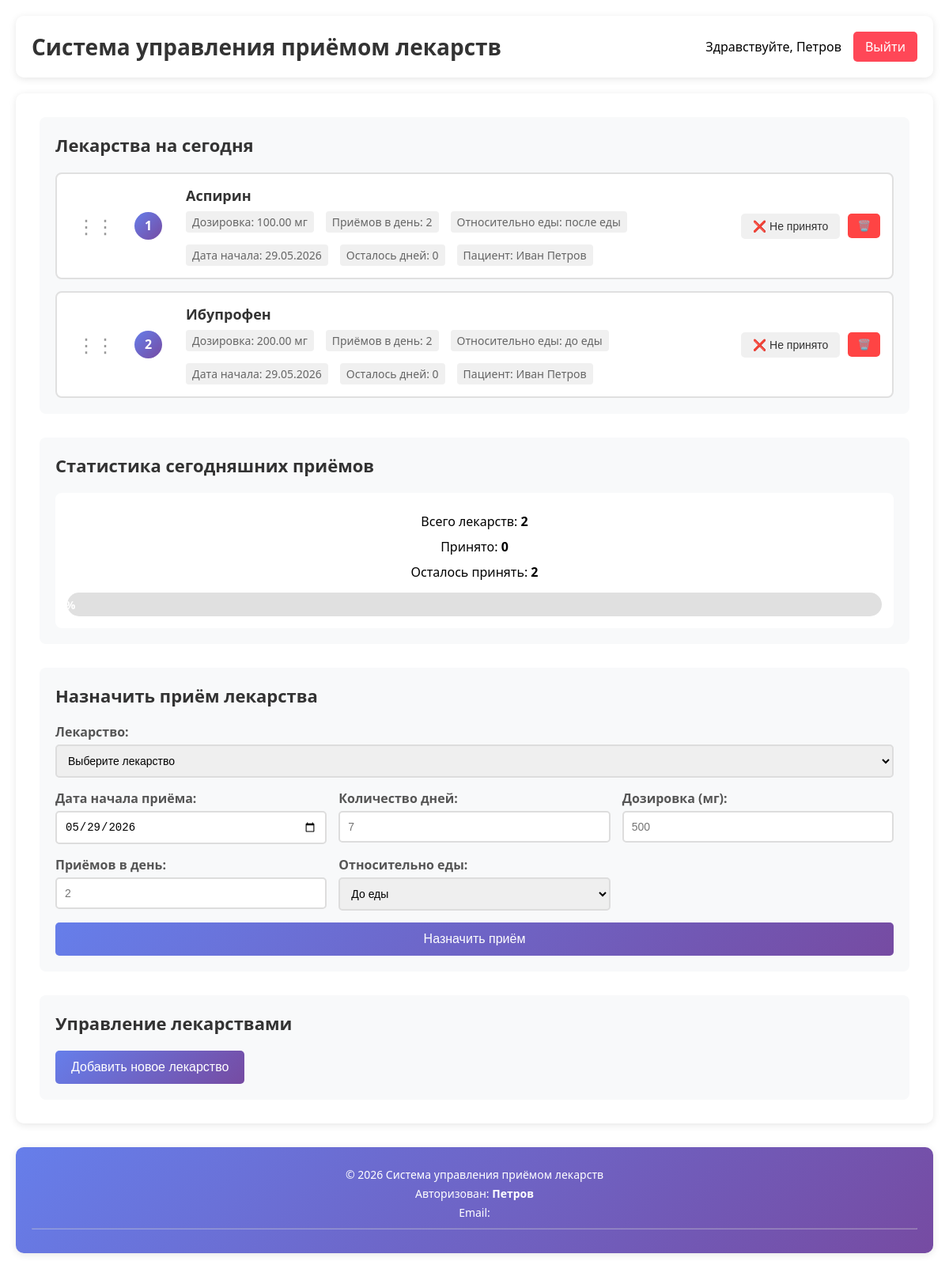
Screenshot of /public/ (signed in) with the database file from the repository.
### tables this page shows
CREATE TABLE `appointments` (
  `id` int(11) NOT NULL,
  `medicine_id` int(11) NOT NULL,
  `user_id` int(11) NOT NULL,
  `dosage` decimal(5,2) NOT NULL,
  `quantity_of_day` int(11) NOT NULL,
  `time_of_use` enum('до еды','во время еды','после еды','не зависит от еды') NOT NULL DEFAULT 'не зависит от еды',
  `start_date` date NOT NULL,
  `end_date` date DEFAULT NULL,
  `days` int(11) NOT NULL
);

CREATE TABLE `medicines` (
  `id` int(11) NOT NULL,
  `name` varchar(100) NOT NULL
);

CREATE TABLE `users` (
  `id` int(11) NOT NULL,
  `name` varchar(100) NOT NULL,
  `last_name` varchar(50) NOT NULL,
  `email` varchar(100) NOT NULL,
  `password` varchar(255) NOT NULL
);

### controllers/AuthController.php (called while the page is built, shortened)
<?php
require_once __DIR__ . '/../models/User.php';
class AuthController {
    private $userModel;
    public function __construct() {
        $this->userModel = new User();
    }
    public function checkAuth() {
        return $this->userModel->getCurrentUser();
    }
}

### models/User.php (called while the page is built, shortened)
<?php
class User {
    public function getById($id) {
        $sql = "SELECT id, name, last_name, email FROM users WHERE id = :id";
        return OneFetch($sql, ['id' => $id]);
    }
    public function getCurrentUser() {
        if (isset($_SESSION['user_id'])) {
            return $this->getById($_SESSION['user_id']);
        }
        return null;
    }
}
?>

### core/DataBase.php (called while the page is built, shortened)
<?php
require_once 'dbconn.php';
class DataBase
{
    private static $instance = null;
    private $pdo;
    private function __construct()
    {
        global $pdo;
        $this->pdo = $pdo;
    }
    public static function getInstance()
    {
        if (self::$instance === null) {
            self::$instance = new DataBase();
        }
        return self::$instance;
    }
    public function getOnceFetch($sql, $params = [])
    {
        $stmt = $this->pdo->prepare($sql);
        $stmt->execute($params);
        return $stmt->fetch();
    }
    public function getAllFetch($sql, $params = [])
    {
        $stmt = $this->pdo->prepare($sql);
        $stmt->execute($params);
        return $stmt->fetchAll();
    }
    public function execute($sql, $params = [])
    {
        $stmt = $this->pdo->prepare($sql);
        return $stmt->execute($params);
    }
    public static function OneFetch($sql, $params = [])
    {
        return self::getInstance()->getOnceFetch($sql, $params);
    }
    public static function AllFetch($sql, $params = [])
    {
        return self::getInstance()->getAllFetch($sql, $params);
    }
}

### core/dbfunc.php (called while the page is built, shortened)
<?php
require_once __DIR__ . '/DataBase.php';
function OneFetch($sql, $params = []) {
    return DataBase::OneFetch($sql, $params);
}
function AllFetch($sql, $params = []) {
    return DataBase::AllFetch($sql, $params);
}

### models/Medicine.php (called while the page is built, shortened)
<?php
class Medicine
{
    public function getTodayMedicines($userId = null)
    {
        $userId = $userId ?? ($_SESSION['user_id'] ?? 0);
        $sql = "SELECT a.*, m.name as medicine_name,
                       u.name as user_name, u.last_name,
                       DATEDIFF(CURDATE(), a.start_date) as days_passed,
                       GREATEST(0, a.days - DATEDIFF(CURDATE(), a.start_date)) as days_remaining
                FROM appointments a
                JOIN medicines m ON a.medicine_id = m.id
                JOIN users u ON a.user_id = u.id
                WHERE a.user_id = :user_id
                AND a.start_date <= CURDATE()
                AND DATE_ADD(a.start_date, INTERVAL a.days DAY) >= CURDATE()
                ORDER BY a.id";
        return AllFetch($sql, ['user_id' => $userId]);
    }
}

### views/medicines/index.php (the view, shortened to what this page needs)
<div class="medicines-container">
    <div class="section">
        <h2>Лекарства на сегодня</h2>
        <div class="medicines-list" id="medicinesList">
            <?php if (empty($medicines)): ?>
                <div class="empty-state">Нет назначенных лекарств на сегодня</div>
            <?php else: ?>
                <?php foreach ($medicines as $index => $medicine): ?>
                    <div class="medicine-item" data-id="<?= $medicine['id'] ?>" data-order="<?= $index ?>">
                        <div class="drag-handle">⋮⋮</div>
                        <div class="order-number"><?= $index + 1 ?></div>
                        <div class="medicine-info">
                            <strong><?= htmlspecialchars($medicine['medicine_name']) ?></strong>
                            <div class="medicine-details">
                                <span>Дозировка: <?= htmlspecialchars($medicine['dosage']) ?> мг</span>
                                <span>Приёмов в день: <?= htmlspecialchars($medicine['quantity_of_day']) ?></span>
                                <span>Относительно еды: <?= htmlspecialchars($medicine['time_of_use']) ?></span>
                                <span>Дата начала: <?= date('d.m.Y', strtotime($medicine['start_date'])) ?></span>
                                <span>Осталось дней: <?= htmlspecialchars($medicine['days_remaining']) ?></span>
                                <span>Пациент: <?= htmlspecialchars($medicine['user_name']) ?> <?= htmlspecialchars($medicine['last_name']) ?></span>
                            </div>
                        </div>
                        <div class="medicine-actions">
                            <button class="btn-taken" data-id="<?= $medicine['id'] ?>">
                                <span class="taken-status">❌ Не принято</span>
                            </button>
                            <form method="POST" action="<?= BASE_URL ?>/delete-appointment" class="inline-form" onsubmit="return confirm('Удалить назначение?')">
                                <button type="submit" class="btn-delete">🗑️</button>
                            </form>
                        </div>
                    </div>
                <?php endforeach; ?>
            <?php endif; ?>
        </div>
    </div>
    <div class="section">
        <h2>Статистика сегодняшних приёмов</h2>
        <div class="statistics">
            <p>Всего лекарств: <strong id="totalCount"><?= count($medicines) ?></strong></p>
            <p>Принято: <strong id="takenCount">0</strong></p>
            <p>Осталось принять: <strong id="remainingCount">0</strong></p>
            <div class="progress-bar">
                <div class="progress-fill" id="progressFill">0%</div>
            </div>
        </div>
    </div>
    <div class="section">
        <h2>Назначить приём лекарства</h2>
        <form method="POST" action="<?= BASE_URL ?>/add-appointment" class="form">
            <div class="form-group" id ="CreateNewMedicine" >
                <label for="medicine_id">Лекарство:</label>
                <select id="medicine_id" name="medicine_id" required>
                    <option value="">Выберите лекарство</option>
                </select>
            </div>
            <div class="form-row">
                <div class="form-group">
                    <label for="start_date">Дата начала приёма:</label>
                    <input type="date" id="start_date" name="start_date" required value="<?= date('Y-m-d') ?>">
                </div>
                <div class="form-group">
                    <label for="days">Количество дней:</label>
                    <input type="number" id="days" name="days" step="1" min="1" required placeholder="7">
                </div>
                <div class="form-group">
                    <label for="dosage">Дозировка (мг):</label>
                    <input type="number" id="dosage" name="dosage" step="0.01" min="0.01" required placeholder="500">
                </div>
            </div>
            <div class="form-row">
                <div class="form-group">
                    <label for="quantity_of_day">Приёмов в день:</label>
                    <input type="number" id="quantity_of_day" name="quantity_of_day" step="1" min="1" required placeholder="2">
                </div>
                <div class="form-group">
                    <label for="time_of_use">Относительно еды:</label>
                    <select id="time_of_use" name="time_of_use" required>
                        <option value="до еды">До еды</option>
                    </select>
                </div>
            </div>
            <button type="submit" class="btn-primary">Назначить приём</button>
        </form>
    </div>
    <div class="section">
        <h2>Управление лекарствами</h2>
        <button type="button" id="showAddMedicineBtn" class="btn-primary">Добавить новое лекарство</button>
    </div>
</div>

### public/index.php (shortened to what this page needs)
<?php
require_once __DIR__ . '/../controllers/MedicineController.php';
require_once __DIR__ . '/../controllers/AuthController.php';
$request_uri = $_SERVER['REQUEST_URI'];
$base_path = '/medicines/public';
if (strpos($request_uri, $base_path) === 0) {
    $request_uri = substr($request_uri, strlen($base_path));
}
if (empty($request_uri) || $request_uri == '/' || $request_uri == '/index.php') {
    $request_uri = '/';
}
$controller = new MedicineController();
$controller->decrementDays();
if ($request_uri == '/') {
    $controller->index();
}
elseif ($request_uri == '/logout') {
    $auth = new AuthController();
    $auth->logout();
}
elseif ($request_uri == '/add-medicine') {
    $controller->addMedicine();
}
elseif ($request_uri == '/add-appointment') {
    $controller->addAppointment();
}
elseif ($request_uri == '/delete-medicine') {
    $controller->deleteMedicine();
}
elseif ($request_uri == '/delete-appointment') {
    $controller->deleteAppointment();
}
else {
    header('HTTP/1.0 404 Not Found');
    echo '<h1>404 - Page Not Found</h1>';
    echo '<p>Requested: ' . htmlspecialchars($request_uri) . '</p>';
    echo '<p><a href="/medicines/public/">Вернуться на главную</a></p>';
}

### views/layout/header.php (shortened to what this page needs)
<!DOCTYPE html>
<html lang="ru">
<head>
    <link rel="stylesheet" href="<?= BASE_URL ?>/css/style.css">
</head>
<body>
    <div class="container">
        <header>
            <div class="header-content">
                <h1>Система управления приёмом лекарств</h1>
                <?php if (isset($_SESSION['user_name'])): ?>
                    <div class="user-info">
                        <span>Здравствуйте, <?= htmlspecialchars($_SESSION['user_name']) ?></span>
                        <a href="<?= BASE_URL ?>/logout" class="logout-btn">Выйти</a>
                    </div>
                <?php endif; ?>
            </div>
        </header>
        <main>

### controllers/MedicineController.php (shortened to what this page needs)
<?php
require_once __DIR__ . '/../models/Medicine.php';
require_once __DIR__ . '/../models/User.php';
require_once __DIR__ . '/AuthController.php';
class MedicineController
{
    private $medicineModel;
    private $auth;
    public function __construct()
    {
        $this->medicineModel = new Medicine();
        $this->auth = new AuthController();
    }
    public function index()
    {
        $currentUser = $this->auth->checkAuth();
        $medicines = $this->medicineModel->getTodayMedicines($currentUser['id']);
        include __DIR__ . '/../views/medicines/index.php';
        $content = ob_get_clean();
        include __DIR__ . '/../views/layout/header.php';
        echo $content;
        include __DIR__ . '/../views/layout/footer.php';
    }
}

### views/layout/footer.php
        </main>
        <footer>
            <div class="footer-content">
                <p>© 2026 Система управления приёмом лекарств</p>
                <?php if (isset($_SESSION['user_id']) && isset($_SESSION['user_name'])): ?>
                    <p>Авторизован: <strong><?= htmlspecialchars($_SESSION['user_name']) ?></strong></p>
                    <?php if (isset($_SESSION['user_email'])): ?>
                        <p>Email: <?= htmlspecialchars($_SESSION['user_email']) ?></p>
                    <?php endif; ?>
                <?php endif; ?>
                <hr style="margin: 10px 0; border-color: rgba(255,255,255,0.3);">
            </div>
        </footer>
    </div>
</body>
</html>

### public/css/style.css (style rules this page uses)
* { margin: 0; padding: 0; box-sizing: border-box; }
body { font-family: 'Segoe UI', Tahoma, Geneva, Verdana, sans-serif; background: url('/medicines/public/images/medical-treatment-with-pills.jpg'); background-size: cover; background-position: center; background-attachment: fixed; background-repeat: no-repeat; position: relative; min-height: 100vh; }
.container { max-width: 1200px; margin: 0 auto; padding: 20px; }
header { background: white; border-radius: 10px; padding: 20px; margin-bottom: 20px; box-shadow: 0 2px 10px rgba(0, 0, 0, 0.1); }
header h1 { color: #333; font-size: 28px; }
main { background: white; border-radius: 10px; padding: 30px; margin-bottom: 20px; box-shadow: 0 2px 10px rgba(0, 0, 0, 0.1); min-height: 500px; }
footer { border-radius: 10px; padding: 20px; text-align: center; box-shadow: 0 2px 10px rgba(0, 0, 0, 0.1); }
.footer-content { color: white; font-size: 14px; }
.footer-content p { margin: 5px 0; }
.medicines-container { display: grid; gap: 30px; }
.section { background: #f8f9fa; border-radius: 8px; padding: 20px; }
.section h2 { color: #333; margin-bottom: 20px; font-size: 22px; }
.medicines-list { display: grid; gap: 15px; }
.medicine-item { background: white; border: 2px solid #e0e0e0; border-radius: 8px; padding: 15px; display: flex; align-items: center; gap: 15px; transition: all 0.3s ease; cursor: move; position: relative; }
.drag-handle { cursor: grab; font-size: 24px; color: #999; user-select: none; padding: 0 10px; transition: color 0.3s ease; }
.order-number { display: inline-block; width: 35px; height: 35px; background: linear-gradient(135deg, #667eea 0%, #764ba2 100%); color: white; border-radius: 50%; text-align: center; line-height: 35px; font-size: 16px; font-weight: bold; margin-right: 15px; flex-shrink: 0; }
.medicine-info { flex: 1; }
.medicine-info strong { font-size: 18px; color: #333; display: block; margin-bottom: 8px; }
.medicine-details { display: flex; flex-wrap: wrap; gap: 15px; font-size: 14px; color: #666; }
.medicine-details span { background: #f0f0f0; padding: 4px 8px; border-radius: 4px; }
.medicine-actions { display: flex; gap: 10px; }
.btn-taken { padding: 8px 15px; border: none; border-radius: 5px; cursor: pointer; transition: all 0.3s ease; background: #f0f0f0; font-size: 14px; position: relative; overflow: hidden; }
.btn-delete { padding: 8px 12px; background: #ff4444; color: white; border: none; border-radius: 5px; cursor: pointer; transition: all 0.3s ease; }
.form { display: grid; gap: 15px; }
.form-group { display: flex; flex-direction: column; gap: 5px; }
.form-group label { font-weight: bold; color: #555; }
.form-group input, .form-group select { padding: 10px; border: 2px solid #ddd; border-radius: 5px; font-size: 14px; transition: border-color 0.3s ease; }
.form-row { display: grid; grid-template-columns: 1fr 1fr 1fr; gap: 15px; }
.btn-primary { background: linear-gradient(135deg, #667eea 0%, #764ba2 100%); color: white; padding: 12px 20px; border: none; border-radius: 5px; cursor: pointer; font-size: 16px; transition: transform 0.2s ease; }
.inline-form { display: inline; }
.statistics { background: white; padding: 15px; border-radius: 8px; text-align: center; }
.statistics p { margin: 10px 0; font-size: 16px; }
.progress-bar { width: 100%; height: 30px; background: #e0e0e0; border-radius: 15px; overflow: hidden; margin-top: 15px; }
.progress-fill { height: 100%; background: linear-gradient(90deg, #4caf50, #8bc34a); transition: width 0.3s ease; display: flex; align-items: center; justify-content: center; color: white; font-weight: bold; font-size: 14px; }
.header-content { display: flex; justify-content: space-between; align-items: center; flex-wrap: wrap; gap: 15px; }
.user-info { display: flex; align-items: center; gap: 15px; }
.logout-btn { background: #ff4757; color: white; padding: 8px 15px; border-radius: 5px; text-decoration: none; }
footer { background: linear-gradient(135deg, #667eea 0%, #764ba2 100%); color: white; padding: 20px; text-align: center; margin-top: 30px; border-radius: 10px; }
.btn-taken { padding: 8px 15px; border: none; border-radius: 5px; cursor: pointer; font-size: 14px; transition: all 0.3s ease; background: #f0f0f0; color: #333; }
.medicine-item { transition: all 0.3s ease; }
footer { background-color: white; }
.medicine-item { animation: fadeIn 0.3s ease; }

### rows the page displays
appointments: medicine.name "Аспирин", dosage "100.00", quantity_of_day "2", time_of_use "после еды", start_date "29.05.2026", days_remaining "0", user.name "Иван", user.last_name "Петров"
appointments: medicine.name "Ибупрофен", dosage "200.00", quantity_of_day "2", time_of_use "до еды", start_date "29.05.2026", days_remaining "0", user.name "Иван", user.last_name "Петров"

### other values shown
$_SESSION['user_name'] "Петров"
count($medicines) "2"
